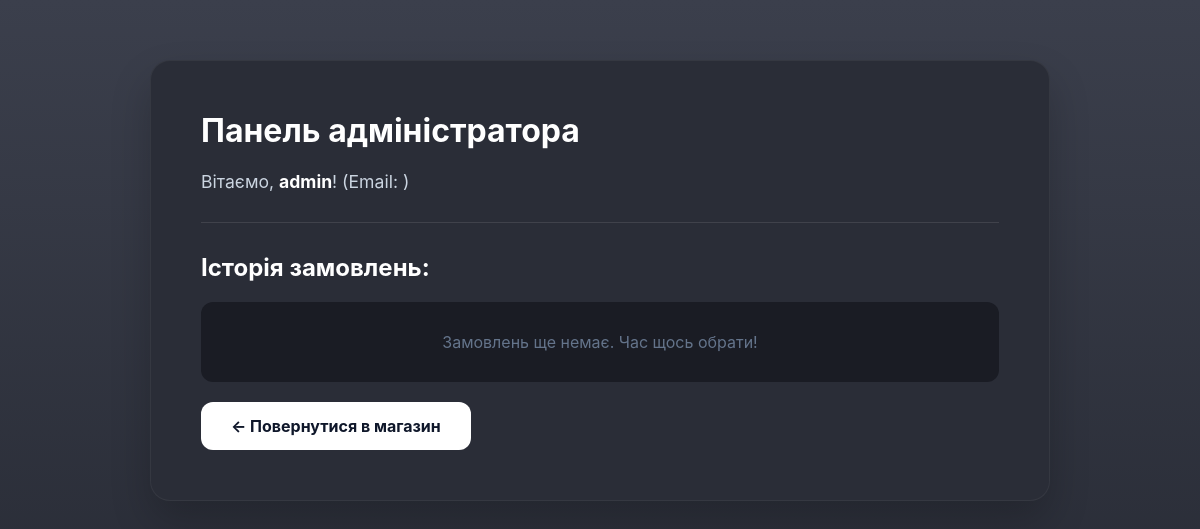
The page /profile/ (signed in) on the database as committed earlier.
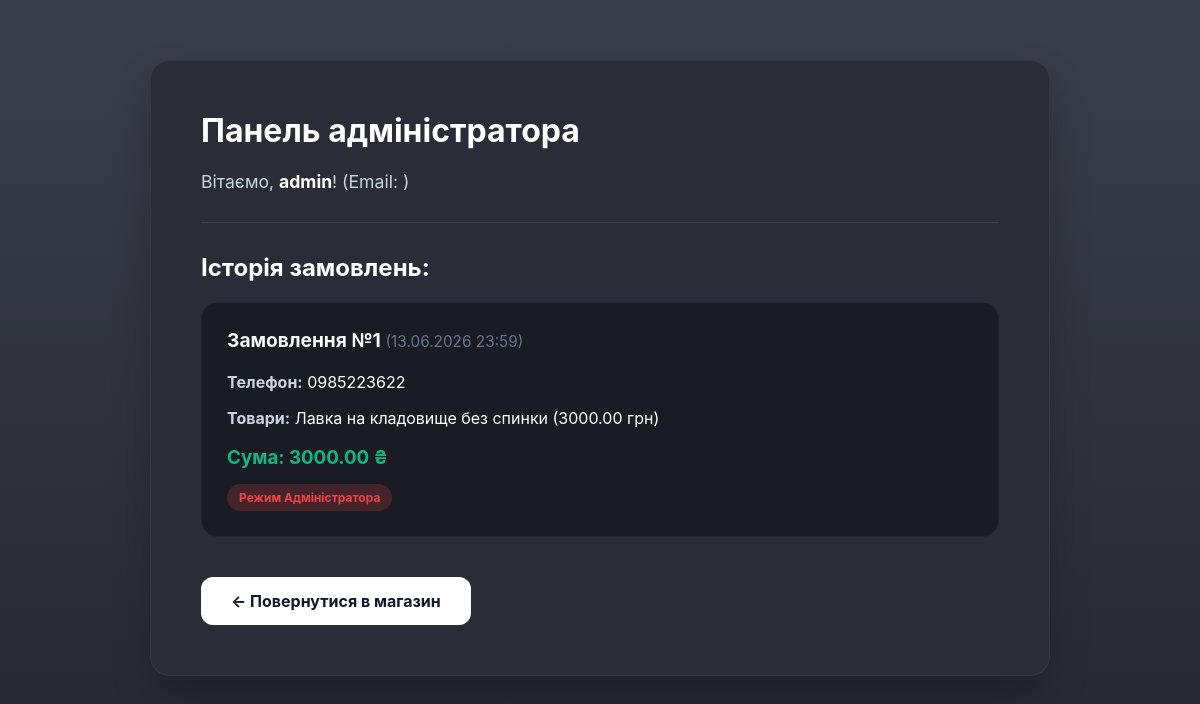
The same page on the database as committed later.
### pages/models.py (models this page shows, shortened)
class Order(models.Model):
    user = models.ForeignKey(User, on_delete=models.SET_NULL, null=True, blank=True, verbose_name="Покупець")
    phone = models.CharField(max_length=20, verbose_name="Номер телефону")
    total_price = models.DecimalField(max_digits=10, decimal_places=2, verbose_name="Загальна сума")
    products_summary = models.TextField(verbose_name="Склад замовлення")
    created_at = models.DateTimeField(auto_now_add=True, verbose_name="Дата створення")
    class Meta:
        verbose_name_plural = "Замовлення"

### pages/views.py (the view)
# urls.py: path('profile/', views.profile_view, name='profile'),
@login_required
def profile_view(request):
    if request.user.is_staff or request.user.is_superuser:
        orders = Order.objects.all().order_by('-created_at')
        title = "Панель адміністратора"
    else:
        orders = Order.objects.filter(user=request.user).order_by('-created_at')
        title = "Особистий кабінет"
    return render(request, 'pages/profile.html', {'orders': orders, 'title': title})

### pages/templates/pages/profile.html (shortened to what this page needs)
<!DOCTYPE html>
<html lang="uk">
<head>
</head>
<body>
    <div class="container">
        <div class="box">
            <h1>{{ title }}</h1>
            <p style="font-size: 1.1em; color: #cbd5e1;">Вітаємо, <b style="color: white;">{{ user.username }}</b>! (Email: {{ user.email }})</p>
            <hr style="border: none; border-top: 1px solid rgba(255,255,255,0.1); margin: 30px 0;">
            <h2 style="color: white;">Історія замовлень:</h2>
            {% for order in orders %}
                <div class="order-card">
                    <h3 style="margin-top: 0; font-size: 1.2em;">Замовлення №{{ order.id }} <span style="color: #64748b; font-size: 0.8em; font-weight: normal;">({{ order.created_at|date:"d.m.Y H:i" }})</span></h3>
                    <p style="color: #cbd5e1;"><b>Телефон:</b> <span style="color: white;">{{ order.phone }}</span></p>
                    <p style="color: #cbd5e1;"><b>Товари:</b> <span style="color: white;">{{ order.products_summary }}</span></p>
                    <h3 style="color: #10b981; margin-bottom: 0;">Сума: {{ order.total_price }} ₴</h3>
                    {% if user.is_staff %}
                        <span class="badge">Режим Адміністратора</span>
                    {% endif %}
                </div>
            {% empty %}
                <div style="padding: 30px; text-align: center; background: #1a1c24; border-radius: 12px; color: #64748b;">
                    Замовлень ще немає. Час щось обрати!
                </div>
            {% endfor %}
            <a href="{% url 'home' %}" class="btn">← Повернутися в магазин</a>
        </div>
    </div>
</body>
</html>

Rows that differ between the two databases and show on the page:
added Order: id "1", created_at "13.06.2026 23:59", phone "0985223622", products_summary "Лавка на кладовище без спинки (3000.00 грн)", total_price "3000.00"
Other text that changed with them:
text no longer shown: "Замовлень ще немає. Час щось обрати!"
